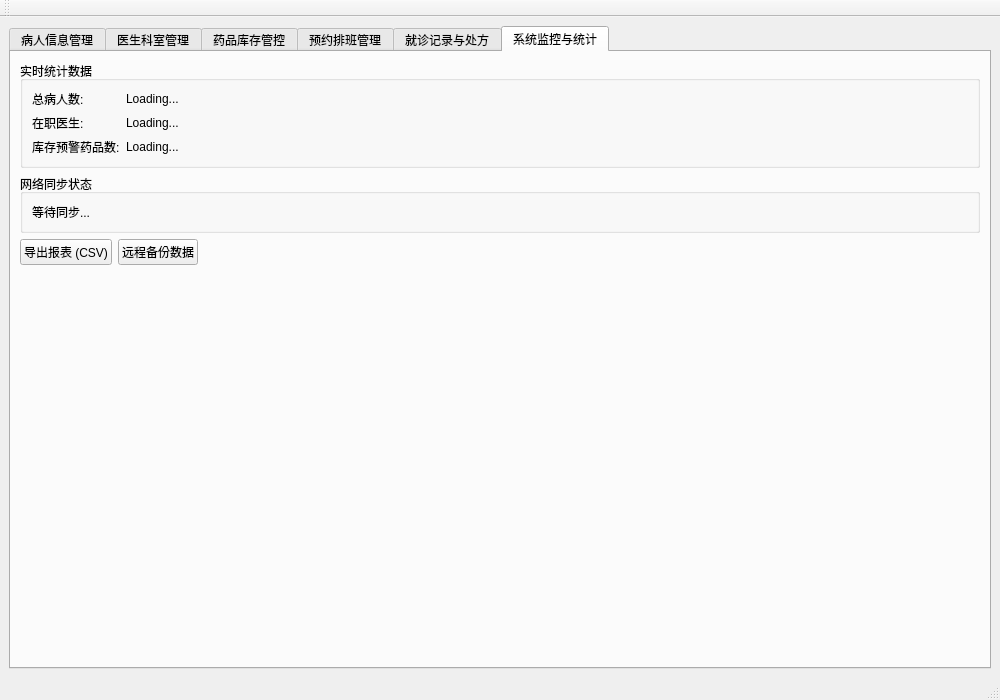
<?xml version="1.0" encoding="UTF-8"?>
<ui version="4.0">
 <class>MainWindow</class>
 <widget class="QMainWindow" name="MainWindow">
  <property name="geometry">
   <rect>
    <x>0</x>
    <y>0</y>
    <width>1000</width>
    <height>700</height>
   </rect>
  </property>
  <property name="windowTitle">
   <string>社区医疗信息管理系统</string>
  </property>
  <widget class="QWidget" name="centralWidget">
   <layout class="QVBoxLayout" name="verticalLayout">
    <item>
     <widget class="QTabWidget" name="tabWidget">
      <property name="currentIndex">
       <number>5</number>
      </property>
      <widget class="QWidget" name="tabPatients">
       <attribute name="title">
        <string>病人信息管理</string>
       </attribute>
       <layout class="QVBoxLayout" name="verticalLayout_2">
        <item>
         <layout class="QHBoxLayout" name="horizontalLayout_SearchPatient">
          <item>
           <widget class="QLabel" name="label_2">
            <property name="text">
             <string>搜索:</string>
            </property>
           </widget>
          </item>
          <item>
           <widget class="QLineEdit" name="searchPatientEdit">
            <property name="placeholderText">
             <string>输入姓名搜索...</string>
            </property>
           </widget>
          </item>
         </layout>
        </item>
        <item>
         <layout class="QHBoxLayout" name="horizontalLayout_2">
          <item>
           <widget class="QPushButton" name="btnAddPatient">
            <property name="text">
             <string>添加病人</string>
            </property>
           </widget>
          </item>
          <item>
           <widget class="QPushButton" name="btnDelPatient">
            <property name="text">
             <string>删除选中</string>
            </property>
           </widget>
          </item>
          <item>
           <widget class="QPushButton" name="btnSubmitPatient">
            <property name="text">
             <string>保存修改</string>
            </property>
           </widget>
          </item>
          <item>
           <widget class="QPushButton" name="btnRevertPatient">
            <property name="text">
             <string>撤销修改</string>
            </property>
           </widget>
          </item>
          <item>
           <spacer name="horizontalSpacer">
            <property name="orientation">
             <enum>Qt::Orientation::Horizontal</enum>
            </property>
            <property name="sizeHint" stdset="0">
             <size>
              <width>40</width>
              <height>20</height>
             </size>
            </property>
           </spacer>
          </item>
         </layout>
        </item>
        <item>
         <widget class="QTableView" name="patientView">
          <property name="selectionBehavior">
           <enum>QAbstractItemView::SelectionBehavior::SelectRows</enum>
          </property>
         </widget>
        </item>
       </layout>
      </widget>
      <widget class="QWidget" name="tabDoctors">
       <attribute name="title">
        <string>医生科室管理</string>
       </attribute>
       <layout class="QVBoxLayout" name="verticalLayout_3">
        <item>
         <widget class="QPushButton" name="btnAddDoctor">
          <property name="text">
           <string>添加医生</string>
          </property>
         </widget>
        </item>
        <item>
         <widget class="QTableView" name="doctorView"/>
        </item>
       </layout>
      </widget>
      <widget class="QWidget" name="tabDrugs">
       <attribute name="title">
        <string>药品库存管控</string>
       </attribute>
       <layout class="QVBoxLayout" name="verticalLayout_4">
        <item>
         <widget class="QLabel" name="label">
          <property name="text">
           <string>药品库存可以直接在表格中修改</string>
          </property>
         </widget>
        </item>
        <item>
         <layout class="QHBoxLayout" name="horizontalLayout_SearchDrug">
          <item>
           <widget class="QLabel" name="label_3">
            <property name="text">
             <string>搜索:</string>
            </property>
           </widget>
          </item>
          <item>
           <widget class="QLineEdit" name="searchDrugEdit">
            <property name="placeholderText">
             <string>输入药品名搜索...</string>
            </property>
           </widget>
          </item>
         </layout>
        </item>
        <item>
         <layout class="QHBoxLayout" name="horizontalLayout_DrugActions">
          <item>
           <widget class="QPushButton" name="btnAddDrug">
            <property name="text">
             <string>添加药品</string>
            </property>
           </widget>
          </item>
          <item>
           <widget class="QPushButton" name="btnDelDrug">
            <property name="text">
             <string>删除药品</string>
            </property>
           </widget>
          </item>
          <item>
           <widget class="QPushButton" name="btnSubmitDrug">
            <property name="text">
             <string>保存修改</string>
            </property>
           </widget>
          </item>
          <item>
           <spacer name="horizontalSpacer_Drug">
            <property name="orientation">
             <enum>Qt::Orientation::Horizontal</enum>
            </property>
            <property name="sizeHint" stdset="0">
             <size>
              <width>40</width>
              <height>20</height>
             </size>
            </property>
           </spacer>
          </item>
         </layout>
        </item>
        <item>
         <widget class="QTableView" name="drugView"/>
        </item>
       </layout>
      </widget>
      <widget class="QWidget" name="tabAppointments">
       <attribute name="title">
        <string>预约排班管理</string>
       </attribute>
       <layout class="QVBoxLayout" name="verticalLayout_5">
        <item>
         <layout class="QHBoxLayout" name="horizontalLayout_ApptActions">
          <item>
           <widget class="QPushButton" name="btnAddAppointment">
            <property name="text">
             <string>新建预约</string>
            </property>
           </widget>
          </item>
          <item>
           <widget class="QPushButton" name="btnDelAppointment">
            <property name="text">
             <string>删除预约</string>
            </property>
           </widget>
          </item>
          <item>
           <widget class="QPushButton" name="btnSubmitAppointment">
            <property name="text">
             <string>保存修改</string>
            </property>
           </widget>
          </item>
          <item>
           <widget class="QPushButton" name="btnRevertAppointment">
            <property name="text">
             <string>撤销修改</string>
            </property>
           </widget>
          </item>
          <item>
           <spacer name="horizontalSpacer_Appt">
            <property name="orientation">
             <enum>Qt::Orientation::Horizontal</enum>
            </property>
            <property name="sizeHint" stdset="0">
             <size>
              <width>40</width>
              <height>20</height>
             </size>
            </property>
           </spacer>
          </item>
         </layout>
        </item>
        <item>
         <widget class="QTableView" name="appointmentView"/>
        </item>
       </layout>
      </widget>
      <widget class="QWidget" name="tabRecords">
       <attribute name="title">
        <string>就诊记录与处方</string>
       </attribute>
       <layout class="QVBoxLayout" name="verticalLayout_6">
        <item>
         <widget class="QPushButton" name="btnAddRecord">
          <property name="text">
           <string>新建就诊记录</string>
          </property>
         </widget>
        </item>
        <item>
         <widget class="QTableView" name="recordView"/>
        </item>
       </layout>
      </widget>
      <widget class="QWidget" name="tabDashboard">
       <attribute name="title">
        <string>系统监控与统计</string>
       </attribute>
       <layout class="QVBoxLayout" name="verticalLayout_7">
        <item>
         <widget class="QGroupBox" name="grpStats">
          <property name="title">
           <string>实时统计数据</string>
          </property>
          <layout class="QFormLayout" name="formLayout">
           <item row="0" column="0">
            <widget class="QLabel" name="label_4">
             <property name="text">
              <string>总病人数:</string>
             </property>
            </widget>
           </item>
           <item row="0" column="1">
            <widget class="QLabel" name="lblPatientCount">
             <property name="text">
              <string>Loading...</string>
             </property>
            </widget>
           </item>
           <item row="1" column="0">
            <widget class="QLabel" name="label_6">
             <property name="text">
              <string>在职医生:</string>
             </property>
            </widget>
           </item>
           <item row="1" column="1">
            <widget class="QLabel" name="lblDoctorCount">
             <property name="text">
              <string>Loading...</string>
             </property>
            </widget>
           </item>
           <item row="2" column="0">
            <widget class="QLabel" name="label_8">
             <property name="text">
              <string>库存预警药品数:</string>
             </property>
            </widget>
           </item>
           <item row="2" column="1">
            <widget class="QLabel" name="lblLowStock">
             <property name="text">
              <string>Loading...</string>
             </property>
            </widget>
           </item>
          </layout>
         </widget>
        </item>
        <item>
         <widget class="QGroupBox" name="grpNet">
          <property name="title">
           <string>网络同步状态</string>
          </property>
          <layout class="QVBoxLayout" name="verticalLayout_8">
           <item>
            <widget class="QLabel" name="lblSyncStatus">
             <property name="text">
              <string>等待同步...</string>
             </property>
            </widget>
           </item>
          </layout>
         </widget>
        </item>
        <item>
         <layout class="QHBoxLayout" name="horizontalLayout_3">
          <item>
           <widget class="QPushButton" name="btnExport">
            <property name="text">
             <string>导出报表 (CSV)</string>
            </property>
           </widget>
          </item>
          <item>
           <widget class="QPushButton" name="btnBackup">
            <property name="text">
             <string>远程备份数据</string>
            </property>
           </widget>
          </item>
          <item>
           <spacer name="horizontalSpacer_2">
            <property name="orientation">
             <enum>Qt::Orientation::Horizontal</enum>
            </property>
            <property name="sizeHint" stdset="0">
             <size>
              <width>40</width>
              <height>20</height>
             </size>
            </property>
           </spacer>
          </item>
         </layout>
        </item>
        <item>
         <spacer name="verticalSpacer">
          <property name="orientation">
           <enum>Qt::Orientation::Vertical</enum>
          </property>
          <property name="sizeHint" stdset="0">
           <size>
            <width>20</width>
            <height>40</height>
           </size>
          </property>
         </spacer>
        </item>
       </layout>
      </widget>
     </widget>
    </item>
   </layout>
  </widget>
  <widget class="QMenuBar" name="menuBar">
   <property name="geometry">
    <rect>
     <x>0</x>
     <y>0</y>
     <width>1000</width>
     <height>18</height>
    </rect>
   </property>
  </widget>
  <widget class="QToolBar" name="mainToolBar">
   <attribute name="toolBarArea">
    <enum>TopToolBarArea</enum>
   </attribute>
   <attribute name="toolBarBreak">
    <bool>false</bool>
   </attribute>
  </widget>
  <widget class="QStatusBar" name="statusBar"/>
 </widget>
 <resources/>
 <connections/>
</ui>
